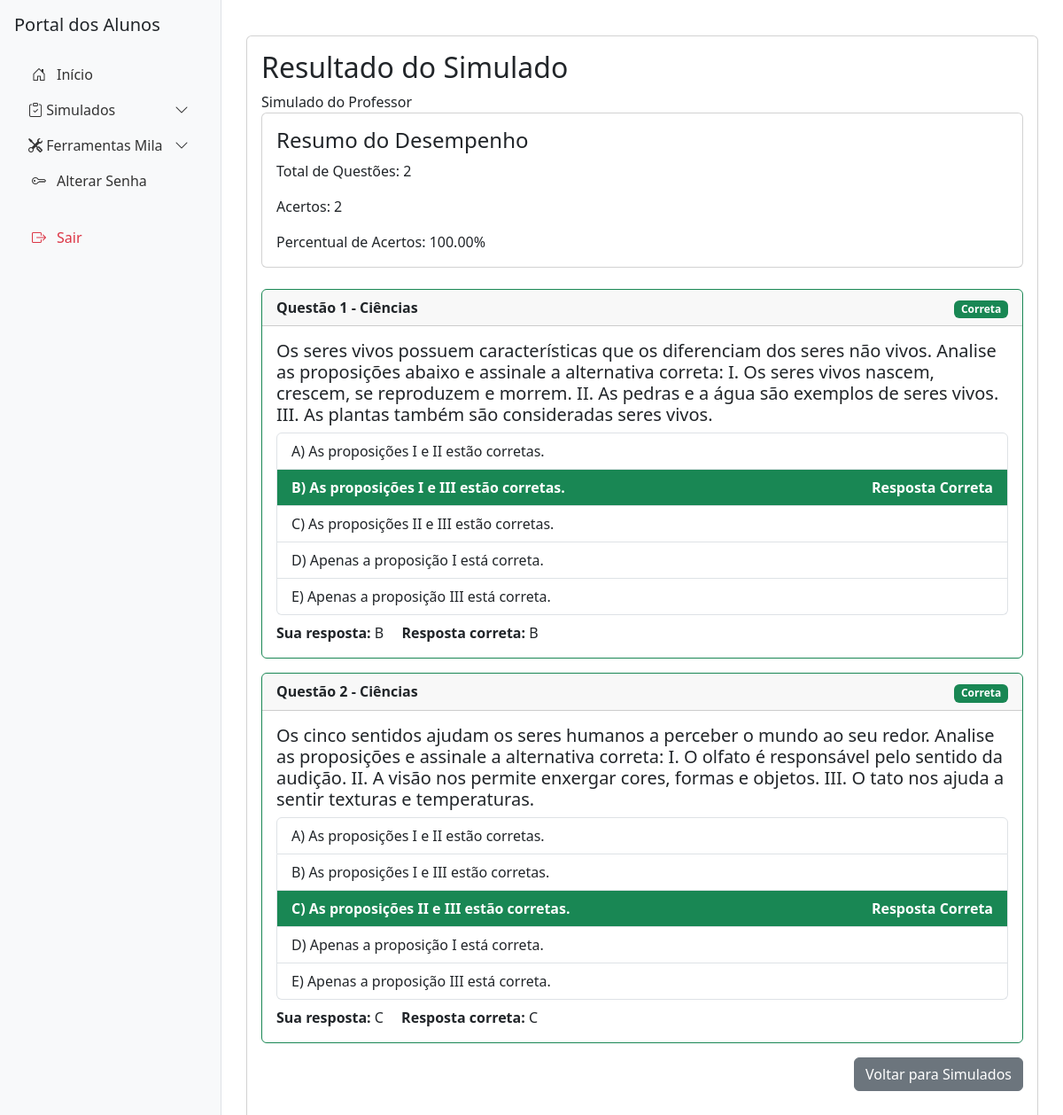
/aluno/simulado/1?origem=professor (signed in), run on the app's committed database.
### tables this page shows
CREATE TABLE "banco_questoes" (
    id INTEGER PRIMARY KEY AUTOINCREMENT,
    questao TEXT NOT NULL,
    alternativa_a TEXT NOT NULL,
    alternativa_b TEXT NOT NULL,
    alternativa_c TEXT NOT NULL,
    alternativa_d TEXT NOT NULL,
    alternativa_e TEXT,
    questao_correta TEXT NOT NULL,
    disciplina_id INTEGER NOT NULL,
    assunto TEXT NOT NULL,
    serie_id INTEGER,
    mes_id INTEGER,
    data_criacao TIMESTAMP DEFAULT CURRENT_TIMESTAMP,
    FOREIGN KEY (disciplina_id) REFERENCES disciplinas (id)
);

### models.py (models this page shows, shortened)
class Disciplina(db.Model):
    __tablename__ = 'disciplinas'
    id = db.Column(db.Integer, primary_key=True)
    nome = db.Column(db.String(100), nullable=False)
    descricao = db.Column(db.Text)

### routes/simulados.py (the view, shortened to what this page needs)
@simulados_bp.route('/aluno/simulado/<int:simulado_id>', methods=['GET', 'POST'])
@login_required
def responder_simulado(simulado_id):
    if current_user.tipo_usuario_id != 4:  # Apenas alunos podem acessar
        flash("Acesso não autorizado.", "danger")
        return redirect(url_for("index"))
    db = get_db()
    origem = request.args.get('origem', 'secretaria')
    aluno_simulado = db.execute("""
        SELECT status FROM aluno_simulado
        WHERE simulado_id = ? AND aluno_id = ?
    """, [simulado_id, current_user.id]).fetchone()
    if origem == 'professor':
        simulado = db.execute("""
            SELECT sgp.id, d.nome as disciplina_nome, u.nome as professor_nome
            FROM simulados_gerados_professor sgp
            JOIN disciplinas d ON sgp.disciplina_id = d.id
            JOIN usuarios u ON sgp.professor_id = u.id
            WHERE sgp.id = ?
        """, [simulado_id]).fetchone()
    if not simulado:
        flash("Simulado não encontrado.", "danger")
        return redirect(url_for("simulados.listar_simulados"))
    desempenho = db.execute("""
        SELECT respostas_aluno, respostas_corretas, desempenho
        FROM desempenho_simulado
        WHERE aluno_id = ? AND simulado_id = ?
    """, [current_user.id, simulado_id]).fetchone()
    if origem == 'professor':
        questoes = db.execute("""
            SELECT q.id, q.disciplina_id, d.nome as disciplina_nome, q.questao,
                   q.alternativa_a, q.alternativa_b, q.alternativa_c,
                   q.alternativa_d, q.alternativa_e, q.questao_correta
            FROM simulado_questoes_professor sq
            JOIN banco_questoes q ON sq.questao_id = q.id
            JOIN disciplinas d ON q.disciplina_id = d.id
            WHERE sq.simulado_id = ?
            ORDER BY q.disciplina_id
        """, [simulado_id]).fetchall()
    if not questoes:
        flash("Nenhuma questão encontrada para este simulado.", "danger")
        return redirect(url_for("simulados.listar_simulados"))
    questoes_por_disciplina = {}
    for q in questoes:
        disciplina_nome = q['disciplina_nome']
        if disciplina_nome not in questoes_por_disciplina:
            questoes_por_disciplina[disciplina_nome] = []
        questoes_por_disciplina[disciplina_nome].append(q)
    if desempenho:  # Se já respondeu, mostrar resultados
        respostas_aluno = json.loads(desempenho['respostas_aluno'])
        respostas_corretas = json.loads(desempenho['respostas_corretas'])
        resultados = []
        total_questoes = len(questoes)
        acertos = 0
        for q in questoes:
            questao_id = str(q['id'])
            resposta_aluno = respostas_aluno.get(questao_id, '')
            resposta_correta = respostas_corretas[questao_id]
            resultado = {
                'questao': q['questao'],
                'disciplina': q['disciplina_nome'],
                'alternativas': [
                    q['alternativa_a'],
                    q['alternativa_b'],
                    q['alternativa_c'],
                    q['alternativa_d'],
                    q['alternativa_e']
                ],
                'resposta_aluno': resposta_aluno,
                'resposta_correta': resposta_correta,
                'acertou': resposta_aluno == resposta_correta,
                'numero_questao': len(resultados) + 1
            }
            if resultado['acertou']:
                acertos += 1
            resultados.append(resultado)
        return render_template('alunos/responder_simulado.html',
                             modo_visualizacao=True,
                             resultados=resultados,
                             total_questoes=total_questoes,
                             acertos=acertos,
                             percentual_acertos=desempenho['desempenho'],
                             simulado=simulado)

### app.py (called while the page is built)
@app.context_processor
def utility_processor():
    return dict(enumerate=enumerate)

@login_manager.user_loader
def load_user(user_id):
    db = get_db()
    cursor = db.cursor()
    cursor.execute("""
        SELECT id, nome, tipo_usuario_id, escola_id, serie_id, turma_id, email, codigo_ibge
        FROM usuarios
        WHERE id = ?
    """, (user_id,))
    user_data = cursor.fetchone()
    if user_data:
        app.logger.info(f"Usuário carregado: {user_data}")
        return User(
            id=user_data[0],
            nome=user_data[1],
            tipo_usuario_id=user_data[2],
            escola_id=user_data[3],
            serie_id=user_data[4],
            turma_id=user_data[5],
            email=user_data[6],
            codigo_ibge=user_data[7]
        )
    app.logger.warning(f"Usuário com ID {user_id} não encontrado.")
    return None

def get_db():
    db = getattr(g, '_database', None)
    if db is None:
        db = g._database = sqlite3.connect(DATABASE)
    return db

@app.teardown_appcontext
def close_connection(exception):
    db = getattr(g, '_database', None)
    if db is not None:
        db.close()

@app.template_filter('chr')
def chr_filter(value):
    try:
        return chr(value)
    except (TypeError, ValueError):
        return value

### routes/simulados.py (called while the page is built)
def get_db():
    if 'db' not in g:
        g.db = sqlite3.connect('educacional.db')
        g.db.row_factory = sqlite3.Row
    return g.db

### templates/alunos/responder_simulado.html (shortened to what this page needs)
{% extends "alunos/base_alunos.html" %}
{% block content %}
<div class="container mt-4">
    {% if modo_visualizacao %}
        <div class="card {% if request.args.get('origem') == 'professor' %}simulado-professor{% else %}simulado-institucional{% endif %}">
            <div class="card-body">
                <div class="resultado-header">
                    <h2>Resultado do Simulado</h2>
                    <div class="tipo-simulado">
                        {% if request.args.get('origem') == 'professor' %}
                         Simulado do Professor
                        {% else %}
                        <i class="fas fa-university"></i> Simulado Institucional
                        {% endif %}
                    </div>
                </div>
                <div class="card mb-4">
                    <div class="card-body">
                        <h4 class="card-title">Resumo do Desempenho</h4>
                        <p class="card-text">Total de Questões: {{ total_questoes }}</p>
                        <p class="card-text">Acertos: {{ acertos }}</p>
                        <p class="card-text">Percentual de Acertos: {{ "%.2f"|format(percentual_acertos) }}%</p>
                    </div>
                </div>
                {% for resultado in resultados %}
                <div class="card mb-3 {% if resultado.acertou %}border-success{% else %}border-danger{% endif %}">
                    <div class="card-header">
                        <strong>Questão {{ resultado.numero_questao }} - {{ resultado.disciplina }}</strong>
                        <span class="float-end">
                            {% if resultado.acertou %}
                                <span class="badge bg-success">Correta</span>
                            {% else %}
                                <span class="badge bg-danger">Incorreta</span>
                            {% endif %}
                        </span>
                    </div>
                    <div class="card-body">
                        <h5 class="card-title">{{ resultado.questao }}</h5>
                        <div class="list-group">
                            {% for alternativa in resultado.alternativas %}
                                <div class="list-group-item {% if (loop.index + 64)|chr == resultado.resposta_correta %}bg-success text-white{% endif %}
                                    {% if (loop.index + 64)|chr == resultado.resposta_aluno %}fw-bold{% endif %}">
                                    {{ (loop.index + 64)|chr }}) {{ alternativa }}
                                    {% if (loop.index + 64)|chr == resultado.resposta_correta %}
                                        <span class="float-end"> Resposta Correta</span>
                                    {% endif %}
                                </div>
                            {% endfor %}
                        </div>
                        <div class="mt-2">
                            <strong>Sua resposta:</strong> {{ resultado.resposta_aluno }}
                            <strong class="ms-3">Resposta correta:</strong> {{ resultado.resposta_correta }}
                        </div>
                    </div>
                </div>
                {% endfor %}
                <div class="d-flex justify-content-end mb-3">
                    {% if request.args.get('origem') == 'professor' %}
                    <a href="{{ url_for('simulados.listar_simulados_professores') }}" class="btn btn-secondary">
                        Voltar para Simulados
                    </a>
                    {% else %}
                    <a href="{{ url_for('simulados.listar_simulados') }}" class="btn btn-secondary">
                        Voltar para Simulados
                    </a>
                    {% endif %}
                </div>
            </div>
        </div>
    {% endif %}
</div>
{% endblock %}

### templates/base.html (style rules this page uses)
body { min-height: 100vh; display: flex; flex-direction: column; }

### data on the page
banco_questoes: numero_questao "1", disciplina "Ciências", questao "Os seres vivos possuem características que os diferenciam dos seres não vivos. Analise as proposições abaixo e assinale a alternativa correta: I. Os seres vivos nascem, crescem, se reproduzem e morrem. II. As pedras e a água são exemplos de seres vivos. III. As plantas também são consideradas seres vivos.", index "A", alternativa_a "As proposições I e II estão corretas.", (loop.index+64)|chr "B", alternativa_b "As proposições I e III estão corretas.", shows "Resposta Correta", index "C", alternativa_c "As proposições II e III estão corretas.", index "D", alternativa_d "Apenas a proposição I está correta.", index "E", alternativa_e "Apenas a proposição III está correta.", resposta_aluno "B", resposta_correta "B"
banco_questoes: numero_questao "2", disciplina "Ciências", questao "Os cinco sentidos ajudam os seres humanos a perceber o mundo ao seu redor. Analise as proposições e assinale a alternativa correta: I. O olfato é responsável pelo sentido da audição. II. A visão nos permite enxergar cores, formas e objetos. III. O tato nos ajuda a sentir texturas e temperaturas.", index "A", alternativa_a "As proposições I e II estão corretas.", index "B", alternativa_b "As proposições I e III estão corretas.", (loop.index+64)|chr "C", alternativa_c "As proposições II e III estão corretas.", shows "Resposta Correta", index "D", alternativa_d "Apenas a proposição I está correta.", index "E", alternativa_e "Apenas a proposição III está correta.", resposta_aluno "C", resposta_correta "C"

### other printed values
{{ total_questoes }} "2"
{{ acertos }} "2"
{{ "%.2f"|format(percentual_acertos) }} "100.00"
